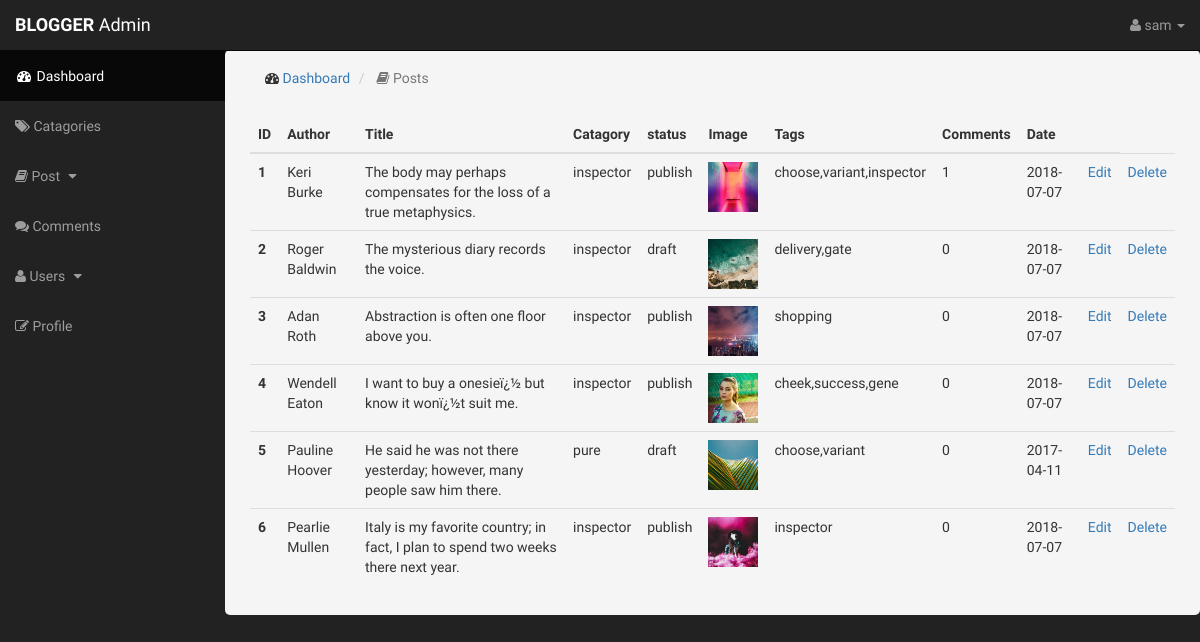
Screenshot of /admin/posts.php (signed in) with the database file from the repository.
### tables this page shows
CREATE TABLE `posts` (
  `post_id` int(3) NOT NULL,
  `post_cat_id` int(3) NOT NULL,
  `post_title` varchar(255) NOT NULL,
  `post_author` varchar(255) NOT NULL,
  `post_date` date NOT NULL,
  `post_img` text NOT NULL,
  `post_content` text NOT NULL,
  `post_tag` varchar(255) NOT NULL,
  `post_comment_count` int(55) NOT NULL,
  `post_status` varchar(255) NOT NULL DEFAULT 'draft'
);

CREATE TABLE `catagories` (
  `cat_id` int(3) NOT NULL,
  `cat_title` varchar(255) NOT NULL
);

### admin/includes/view_all_posts.php (the view, shortened to what this page needs)
 <table class="table">
   <thead>
      <tr>
         <th>ID</th>
         <th>Author</th>
         <th>Title</th>
         <th>Catagory</th>
         <th>status</th>
         <th>Image</th>
         <th>Tags</th>
         <th>Comments</th>
         <th>Date</th>
         <th></th>
      </tr>
   </thead>
   <tbody>
      <tr>
        <?php
        $posts = "SELECT * FROM posts";
        $result = mysqli_query($conn, $posts);
        if($result){
            if(mysqli_num_rows($result) > 0){
                while($row = mysqli_fetch_assoc($result)){
                    $post_author = $row['post_author'];
                    $post_title = $row['post_title'];
                    $post_id = $row['post_id'];
                    $post_cat_id = $row['post_cat_id'];
                    $post_status = $row['post_status'];
                    $post_img = $row['post_img'];
                    $post_tag = $row['post_tag'];
                    $post_comment_count = $row['post_comment_count'];
                    $post_date = $row['post_date'];
                    $catagories = "SELECT * FROM catagories WHERE cat_id=$post_cat_id";
                    $cat_result = mysqli_query($conn, $catagories);
                    if($result){
                        if(mysqli_num_rows($cat_result) > 0){
                            while ($row = mysqli_fetch_assoc($cat_result)) {
                                $cat_title = $row['cat_title'];
                            }
                        }else{
                            echo "There is no such data in Database.";
                        }
                    }else{
                        echo "Query error " . mysqli_error($conn);
                    }
                    echo '<tr>
                         <th>'.$post_id.'</th>
                         <td>'.$post_author.'</td>
                         <td>'.$post_title.'</td>
                         <td>'.$cat_title.'</td>
                         <td>'.$post_status.'</td>
                         <td><img width="50px" src="../'.$post_img.'"></td>
                         <td>' . $post_tag . '</td>
                         <td>'.$post_comment_count.'</td>
                         <td>' . $post_date . '</td>
                         <td><a href="posts.php?source=edit_post&post_id='.$post_id.'">Edit</a></td>
                         <td><a href="posts.php?rm='.$post_id.'">Delete</a></td>
                         </tr>';
                }
            }else{
                $error_log = "There is no data in database.";
            }
        }else{
            $error_log = "Query failed";
        }
        ?>
      </tr>
   </tbody>
</table>

### admin/css/sb-admin.css (style rules this page uses)
body { margin-top: 100px; background-color: #222; }
@media (min-width:768px) { body { margin-top: 50px; } }

### admin/includes/header.php (style rules this page uses)
body { font-family: 'Work Sans', sans-serif !important; }

### rows the page displays
posts: post_id "1", post_author "Keri Burke", post_title "The body may perhaps compensates for the loss of a true metaphysics.", catagories.cat_title "inspector", post_status "publish", post_img (picture), post_tag "choose,variant,inspector", post_comment_count "1", post_date "2018-07-07"
posts: post_id "2", post_author "Roger Baldwin", post_title "The mysterious diary records the voice.", catagories.cat_title "inspector", post_status "draft", post_img (picture), post_tag "delivery,gate", post_comment_count "0", post_date "2018-07-07"
posts: post_id "3", post_author "Adan Roth", post_title "Abstraction is often one floor above you.", catagories.cat_title "inspector", post_status "publish", post_img (picture), post_tag "shopping", post_comment_count "0", post_date "2018-07-07"
posts: post_id "4", post_author "Wendell Eaton", post_title "I want to buy a onesieï¿½ but know it wonï¿½t suit me.", catagories.cat_title "inspector", post_status "publish", post_img (picture), post_tag "cheek,success,gene", post_comment_count "0", post_date "2018-07-07"
posts: post_id "5", post_author "Pauline Hoover", post_title "He said he was not there yesterday; however, many people saw him there.", catagories.cat_title "pure", post_status "draft", post_img (picture), post_tag "choose,variant", post_comment_count "0", post_date "2017-04-11"
posts: post_id "6", post_author "Pearlie Mullen", post_title "Italy is my favorite country; in fact, I plan to spend two weeks there next year.", catagories.cat_title "inspector", post_status "publish", post_img (picture), post_tag "inspector", post_comment_count "0", post_date "2018-07-07"

### other values shown
$_SESSION['username'] "sam"
